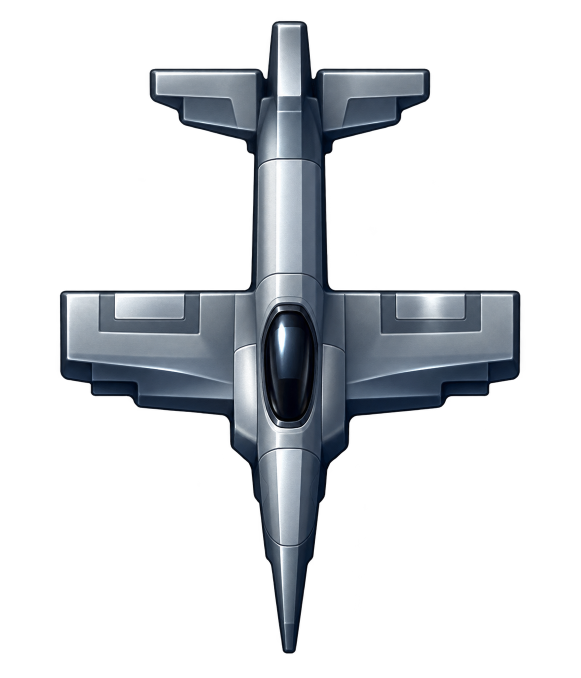
#> input picture authoring-inputs/newshf-aircraft169/raw-base79.png, 1161 x 1355 px (shown at 1/2 size); its folder holds 3 pictures in this run
$ python rebuild.py
#> lines starting #> are read from the running program, lines starting #| are printed output that depends on the picture; after the words box and inside, x2 and y2 are one past the last pixel; in counts of white or black regions, pixels touching at a corner belong together; pictures that were not available may be replaced by others from this repository, and a replacement may not be noted
#!/usr/bin/env python3
"""Deterministic registration and exact native-zero alpha enforcement; no painting."""
from pathlib import Path
import json, hashlib
import numpy as np
from PIL import Image, ImageFilter, ImageDraw
from scipy.ndimage import label
ROOT=Path(__file__).resolve().parent
STATS={}
for base in (79,77,115):
    raw=Image.open(ROOT/f'raw-base{base}.png').convert('RGBA')
#> raw is the input picture: PIL image 1161x1355 RGBA; mean R, G, B, A 23.6, 26.5, 30, 62
    a=np.array(raw); yy,xx=np.nonzero(a[:,:,3]>32)
    box=(int(xx.min()),int(yy.min()),int(xx.max()+1),int(yy.max()+1))
#> box = (119, 41, 1041, 1308)
    native=Image.open(ROOT/f'native-mask-base{base}.png').convert('L')
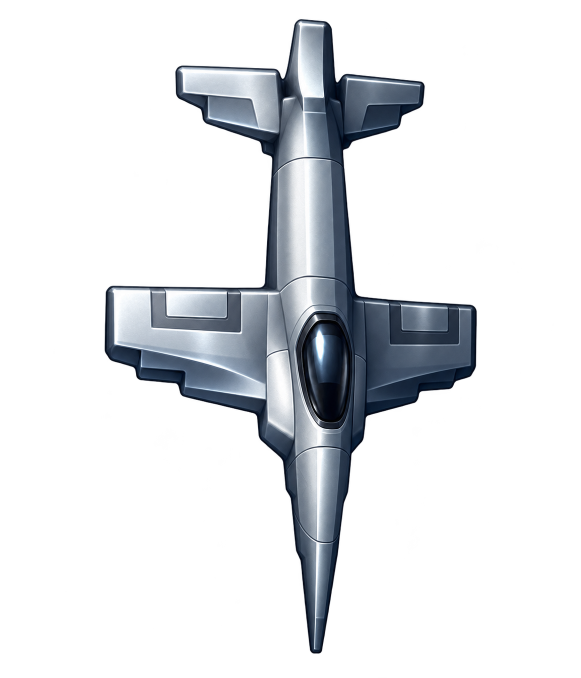
#> input picture authoring-inputs/newshf-aircraft169/raw-base115.png, 1161 x 1355 px, given in place of native-mask-base79.png, which was not available (shown at 1/2 size)
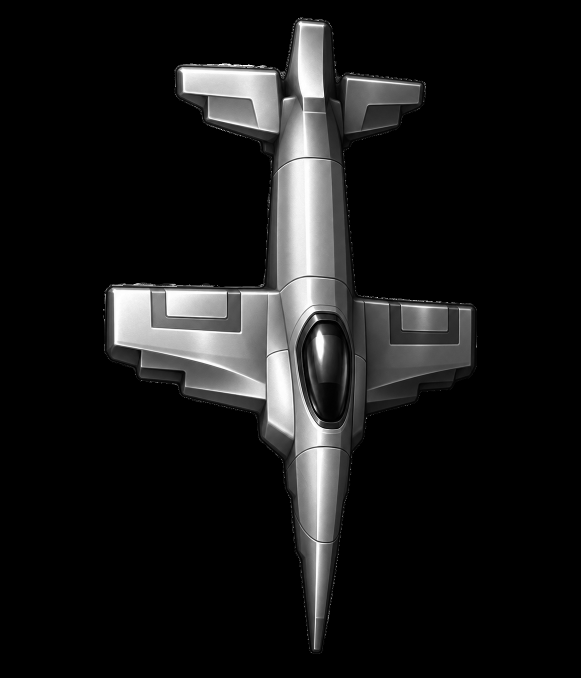
#> native: PIL image 1161x1355 L (shown at 1/2 size); min 0, max 255, mean 24.2
    m=np.array(native)>0; y,x=np.nonzero(m); target=(int(x.min()*8),int(y.min()*8),int((x.max()+1)*8),int((y.max()+1)*8))
#> after `m = np.array(native) > 0`:
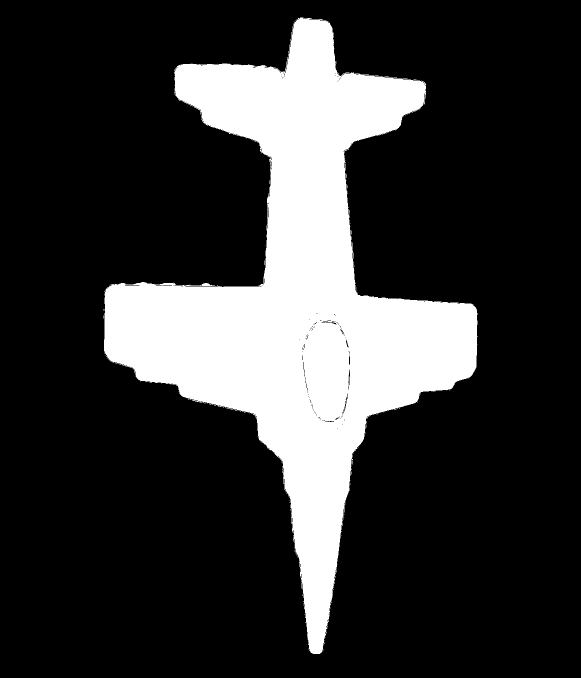
#> m: shape (1355, 1161) bool (shown at 1/2 size); 20.9% white; 107 white regions (106 under 20 px), largest, box (x1, y1, x2, y2) and area: (208, 35, 955, 1308) 329104
#> after `target = (int(x.min() * 8), int(y.min() * 8), int((x.max() + 1) * 8), `: target = (1656, 280, 7648, 10464)
    crop=raw.crop(box); reg=Image.new('RGBA',(192,224)); reg.paste(crop.resize((target[2]-target[0],target[3]-target[1]),Image.Resampling.LANCZOS),target[:2])
#> after `crop = raw.crop(box)`:
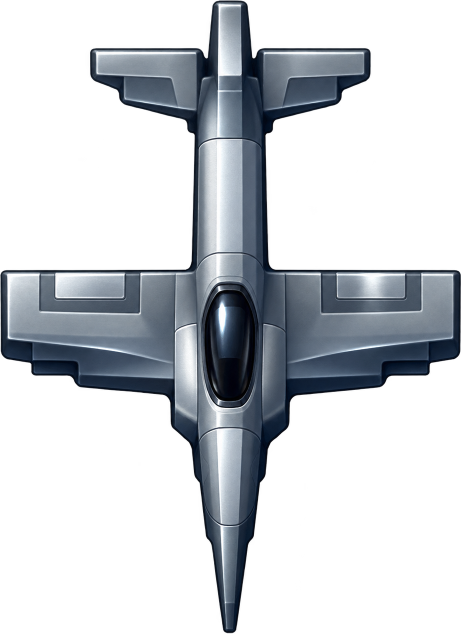
#> crop: PIL image 922x1267 RGBA (shown at 1/2 size); mean R, G, B, A 31.8, 35.6, 40.3, 83.5; transparent parts drawn white
#> after `reg = Image.new('RGBA', (192, 224))`: reg: PIL image 192x224 RGBA; every value is 0
    ar=np.array(reg); support=np.repeat(np.repeat(m,8,0),8,1)
    # Conservative supersampled mask intersection, alpha softened inward at native boundary.
    hard=Image.fromarray(support.astype('uint8')*255)
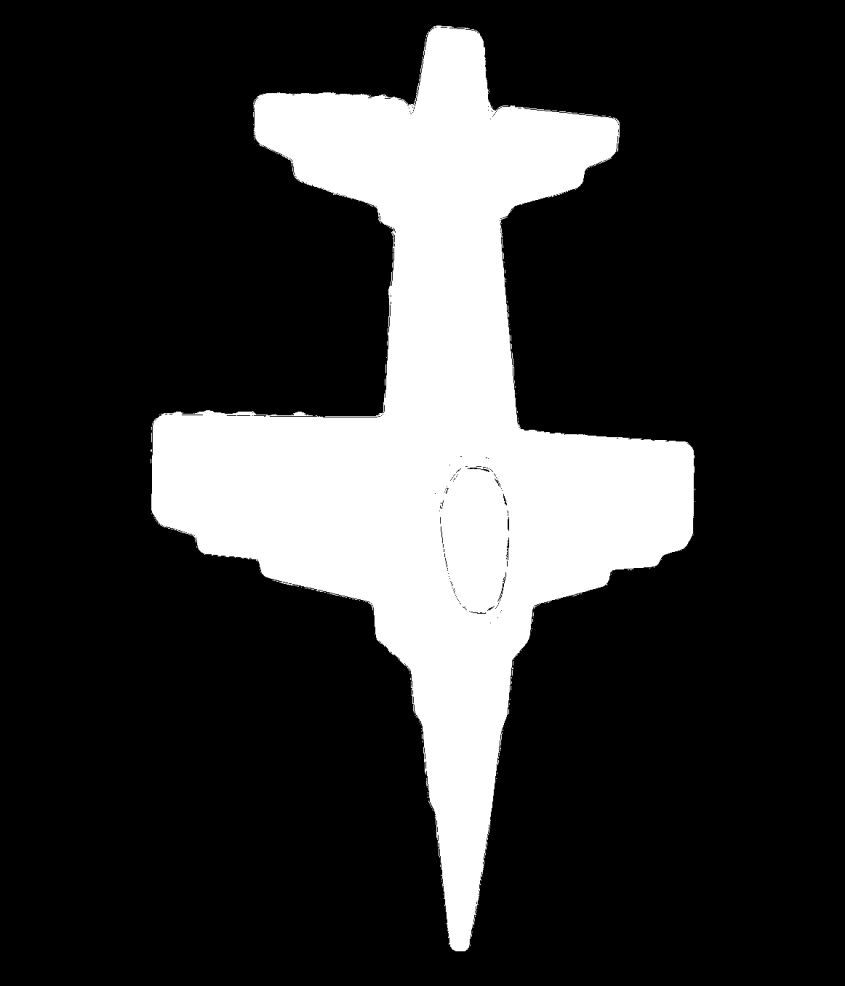
#> hard: PIL image 9288x10840 L (shown at 1/11 size); 20.9% white; 107 white regions, largest, box (x1, y1, x2, y2) and area: (1664, 280, 7640, 10464) 21062656, (1664, 4760, 1672, 4864) 832, (4240, 4008, 4248, 4104) 768
    soft=np.array(hard.filter(ImageFilter.GaussianBlur(3.5)),dtype=np.float32)/255
    maskalpha=np.clip((soft-.58)/.30,0,1)*support
#> (the run stopped early here; a loop or call above may not have finished)
